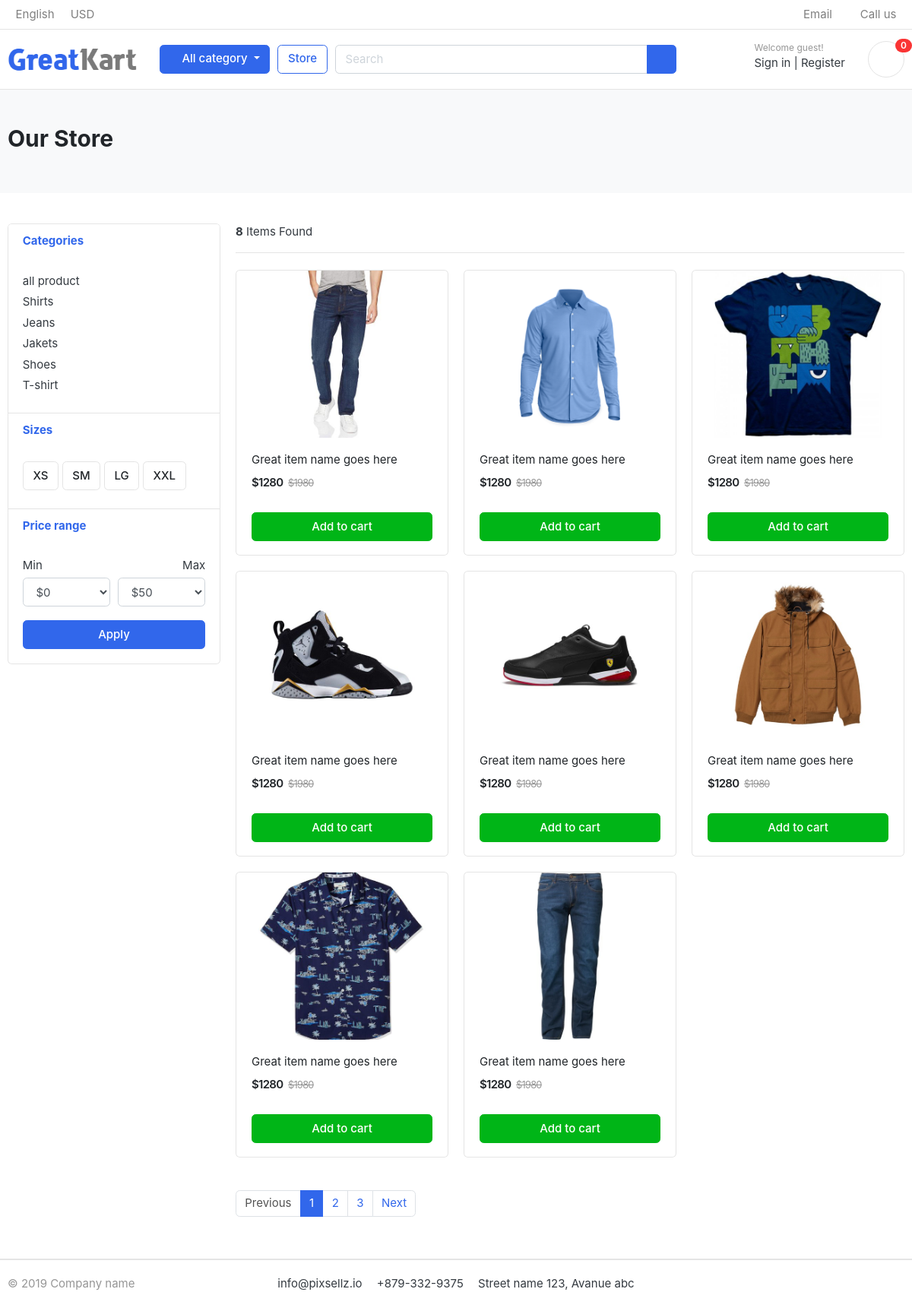
/store/, run on the app's committed database.
### category/models.py (models this page shows, shortened)
class Category(models.Model):
    category_name = models.CharField(max_length=100,unique=True)
    slug= models.SlugField(max_length=100,unique=True)
    description = models.TextField(blank=True)
    cat_image = models.ImageField(upload_to='photos/categories',blank=True)
    class Meta:
        verbose_name = 'category'
        verbose_name_plural = 'categories'
    def get_url(self):
        return reverse('product_by_category',args=[self.slug])

### product/models.py (models this page shows, shortened)
class Product(models.Model):
    product_name = models.CharField(max_length=200,unique=True)
    slug=models.SlugField(max_length=200,unique=True)
    description = models.TextField(max_length=500,blank=True)
    price = models.IntegerField()
    images = models.ImageField(upload_to='photos/products')
    stock=models.IntegerField()
    is_available=models.BooleanField(default=True)
    category=models.ForeignKey(Category,on_delete=models.CASCADE)
    created_date = models.DateTimeField(auto_now_add=True)
    modified_date = models.DateTimeField(auto_now_add=True)
    def get_url(self):
        return reverse ('product_details',args=[self.category.slug,self.slug])

### product/views.py (the view)
# urls.py: path('store/',include('product.urls'))
def store(request,category_slug=None):
    categories=None
    prod=None
    if category_slug!=None:
        categories=get_object_or_404(Category,slug=category_slug)
        prod=Product.objects.all().filter(category=categories,is_available=True)
        product_count=prod.count()
    else:
        prod=Product.objects.all().filter(is_available=True)
        product_count=prod.count()
    context = {
        'prods':prod,
        'prod_count':product_count
    }
    return render(request,'store/store.html',context)

### category/context_processors.py (called while the page is built)
def menu_links(request):
    links=Category.objects.all()
    return dict(links=links)

### templates/store/store.html (shortened to what this page needs)
{% extends "base.html" %}
{% load static %}
{% block content %}
<section class="section-pagetop bg">
<div class="container">
	<h2 class="title-page">Our Store</h2>
</div>
</section>
<section class="section-content padding-y">
<div class="container">
<div class="row">
	<aside class="col-md-3">
<div class="card">
	<article class="filter-group">
		<header class="card-header">
			<a href="#" data-toggle="collapse" data-target="#collapse_1" aria-expanded="true" class="">
				<i class="icon-control fa fa-chevron-down"></i>
				<h6 class="title">Categories</h6>
			</a>
		</header>
		<div class="filter-content collapse show" id="collapse_1" style="">
			<div class="card-body">
				<ul class="list-menu">
				<li><a href="{% url 'store' %}">all product</a></li>
				{% for category in links %}
				<li><a href="{{category.get_url}}">{{category.category_name}}</a></li>
				{% endfor %}
				</ul>
			</div>
		</div>
	</article>
	<article class="filter-group">
		<header class="card-header">
			<a href="#" data-toggle="collapse" data-target="#collapse_4" aria-expanded="true" class="">
				<i class="icon-control fa fa-chevron-down"></i>
				<h6 class="title">Sizes </h6>
			</a>
		</header>
		<div class="filter-content collapse show" id="collapse_4" style="">
			<div class="card-body">
			  <label class="checkbox-btn">
			    <span class="btn btn-light"> XS </span>
			  </label>
			  <label class="checkbox-btn">
			    <span class="btn btn-light"> SM </span>
			  </label>
			  <label class="checkbox-btn">
			    <span class="btn btn-light"> LG </span>
			  </label>
			  <label class="checkbox-btn">
			    <span class="btn btn-light"> XXL </span>
			  </label>
		</div>
		</div>
	</article>
	<article class="filter-group">
		<header class="card-header">
			<a href="#" data-toggle="collapse" data-target="#collapse_3" aria-expanded="true" class="">
				<i class="icon-control fa fa-chevron-down"></i>
				<h6 class="title">Price range </h6>
			</a>
		</header>
		<div class="filter-content collapse show" id="collapse_3" style="">
			<div class="card-body">
				<div class="form-row">
				<div class="form-group col-md-6">
				  <label>Min</label>
				  	<select class="mr-2 form-control">
						<option value="0">$0</option>
					</select>
				</div>
				<div class="form-group text-right col-md-6">
				  <label>Max</label>
				  	<select class="mr-2 form-control">
						<option value="50">$50</option>
					</select>
				</div>
				</div>
				<button class="btn btn-block btn-primary">Apply</button>
			</div>
		</div>
	</article>
</div>
	</aside>
	<main class="col-md-9">
<header class="border-bottom mb-4 pb-3">
		<div class="form-inline">
			<span class="mr-md-auto"> <b>{{prod_count}}</b> Items Found </span>
		</div>
</header>
<div class="row">
    {% for prod in prods %}
	<div class="col-md-4">
		<figure class="card card-product-grid">
			<div class="img-wrap">
				<a href="{{prod.get_url}}"> <img src={{prod.images.url}}> </a>
			</div>
			<figcaption class="info-wrap">
				<div class="fix-height">
					<a href="{{prod.get_url}}" class="title">Great item name goes here</a>
					<div class="price-wrap mt-2">
						<span class="price">$1280</span>
						<del class="price-old">$1980</del>
					</div>
				</div>
				<a href="#" class="btn btn-block btn-success">Add to cart </a>
			</figcaption>
		</figure>
	</div>
    {% endfor %}
</div>
<nav class="mt-4" aria-label="Page navigation sample">
  <ul class="pagination">
    <li class="page-item disabled"><a class="page-link" href="#">Previous</a></li>
    <li class="page-item active"><a class="page-link" href="#">1</a></li>
    <li class="page-item"><a class="page-link" href="#">2</a></li>
    <li class="page-item"><a class="page-link" href="#">3</a></li>
    <li class="page-item"><a class="page-link" href="#">Next</a></li>
  </ul>
</nav>
	</main>
</div>
</div>
</section>
</body>
</html>
{% endblock %}

### static/css/ui.css (style rules this page uses)
html { font-family: "Inter", sans-serif; font-size: 15px; }
.img-wrap { text-align: center; display: block; }
.img-wrap img { max-width: 100%; }
.price-wrap { letter-spacing: -0.7px; }
.padding-y { padding-top: 40px; padding-bottom: 40px; }
figure { margin-bottom: 0; }
article:after, .form-group:after { display: block; clear: both; content: ""; }
.bg { background-color: #f8f9fa; }
.title-page { color: #212529; }
.btn-light { background-color: #fff; border-color: #e4e4e4; }
[class*=list-] li:after { visibility: hidden; display: block; content: ""; overflow: hidden; height: 0; clear: both; }
.list-menu { list-style: none; margin: 0; padding-left: 0; }
.list-menu li { margin-bottom: 5px; }
.list-menu a { color: #343a40; }
[class*=card-product] a.title { color: #212529; display: block; }
[class*=card-product] .img-wrap { overflow: hidden; position: relative; }
[class*=card-product] .img-wrap img { height: 100%; max-width: 100%; width: auto; display: inline-block; -o-object-fit: cover; object-fit: cover; }
.card-product-grid { margin-bottom: 20px; }
.card-product-grid .img-wrap { border-radius: 0.2rem 0.2rem 0 0; height: 220px; }
.card-product-grid .info-wrap { overflow: hidden; padding: 18px 20px; }
.card-product-grid .fix-height { height: 80px; overflow: hidden; }
.card .img-wrap { overflow: hidden; }
.price { font-weight: 600; color: #212529; }
.price-old { color: #969696; margin-left: 3px; font-size: 85%; }
.icon-control { margin-top: 5px; float: right; font-size: 80%; }
.card-header .title { margin-bottom: 0; line-height: 1.5; }
.filter-group { border-bottom: 1px solid #e4e4e4; }
.filter-group .card-header { border-bottom: 0; }
.filter-group:last-child { border-bottom: 0; }
.checkbox-btn { position: relative; }
.section-pagetop { padding: 45px 0; }

### data on the page
Category: category_name "Shirts"
Category: category_name "Jeans"
Category: category_name "Jakets"
Category: category_name "Shoes"
Category: category_name "T-shirt"
Product: images (picture)
Product: images (picture)
Product: images (picture)
Product: images (picture)
Product: images (picture)
Product: images (picture)
Product: images (picture)
Product: images (picture)

### other printed values
{{ prod_count }} "8"
